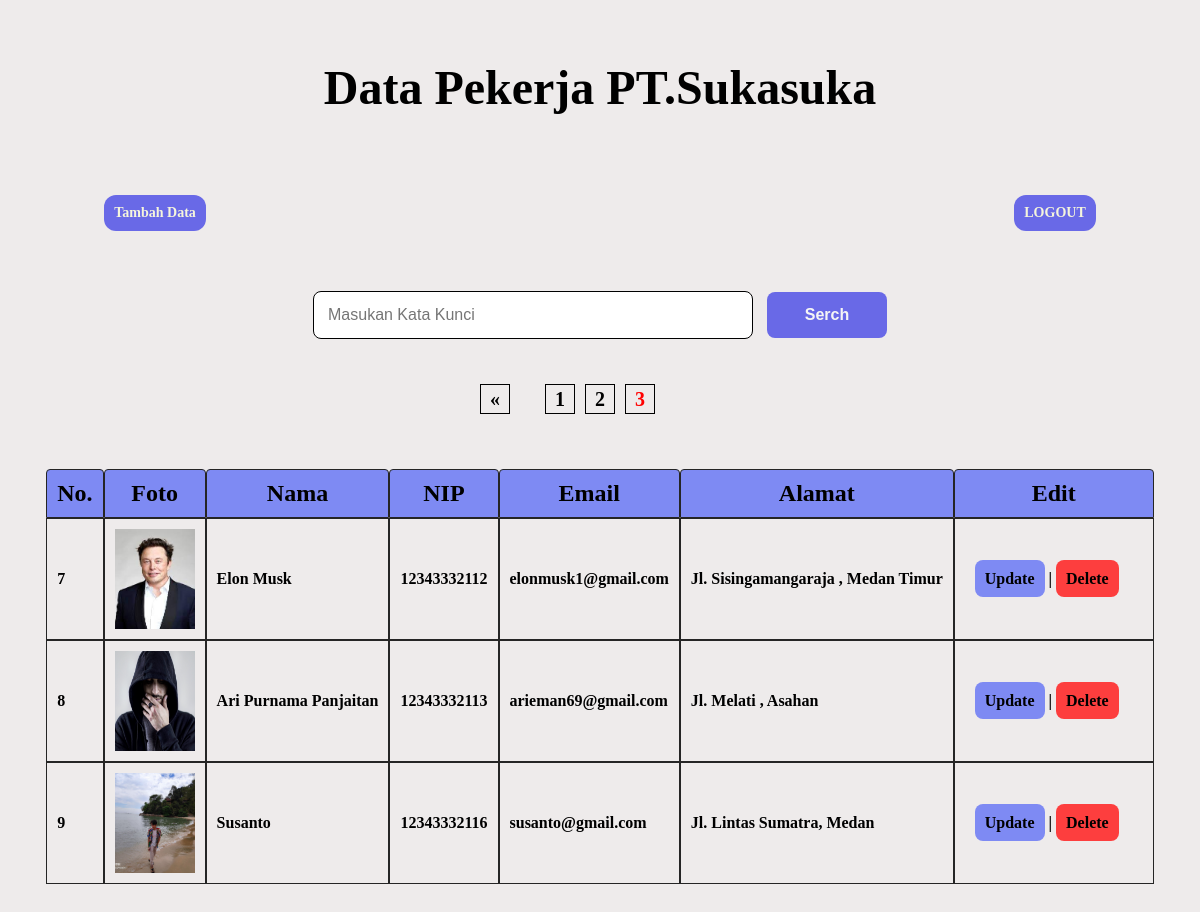
Page /index.php?halaman=3 (signed in) on the committed database.
### tables this page shows
CREATE TABLE `data_karyawan` (
  `id` int(11) NOT NULL,
  `foto` varchar(200) NOT NULL,
  `nama` varchar(200) NOT NULL,
  `nip` varchar(12) NOT NULL,
  `email` varchar(255) NOT NULL,
  `alamat` text NOT NULL
);

### functions/functions.php (called while the page is built, shortened)
<?php
$conn = mysqli_connect('localhost','root','','data_pekerja');
function query($query) {
    global $conn;
    $result = mysqli_query($conn,$query);
    $datas  = [];
    while ($data = mysqli_fetch_assoc($result)) {
        $datas[] = $data ;
    }
    return $datas ;
}
?>

### index.php (the view, shortened to what this page needs)
<?php
require ('functions/functions.php');
$dataperHalaman = 3;
$jumlahData = count(query("SELECT * FROM data_karyawan"));
$jumlahHalaman = ceil($jumlahData / $dataperHalaman);
$halamanAktif = isset($_GET['halaman']) ? $_GET['halaman'] : 1 ;
$awalanData = ($dataperHalaman * $halamanAktif) - $dataperHalaman;
$data_pekerja = query("SELECT * FROM data_karyawan LIMIT $awalanData , $dataperHalaman ");
?>
<html lang="en">
<head>
    <link rel="stylesheet" href="index.css">
</head>
<body>
    <div class="container" >
        <h1 class="tittle">Data Pekerja PT.Sukasuka</h1>
        <div class="menu" >
            <a href="tambah/tambah.php" class="tambah"  >Tambah Data</a>
            <a href="logout.php" class="logout">LOGOUT</a>
        </div>
        <div class="serching">
            <form action="" method="post" >
                <input type="text" name="keyword" placeholder="Masukan Kata Kunci" class="keyword" id="keyword" >
                <button type="submit" name="serch" class="serch" id="btnCari" >Serch</button>
            </form>
        </div>
        <div class="paginations">
            <div class="prev" >
                <?php if($halamanAktif > 1): ?>
                    <a href="?halaman=<?= $halamanAktif - 1; ?>">&laquo;</a>
                    <?php else : ?>
                    <?php endif; ?>
            </div>
            <div class="aktiv" >
                <?php for($i = 1 ;$i <= $jumlahHalaman; $i++ ) : ?>
                    <?php if($i == $halamanAktif) : ?>
                        <a href="?halaman=<?= $i ?>" class="on"  style="font-weight:bolder;color:red;" ><?= $i ?></a>
                        <?php else : ?>
                            <a href="?halaman=<?= $i ?>" class="off"  ><?= $i ?></a>
                        <?php endif; ?>
                <?php endfor; ?>
            </div>
            <div class="aft" >
            </div>
        </div>
        <div class="table" id="container" >
            <table  cellpadding="10" cellspacing="0"; >
                <tr>
                    <th>No.</th>
                    <th>Foto</th>
                    <th>Nama</th>
                    <th>NIP</th>
                    <th>Email</th>
                    <th>Alamat</th>
                    <th>Edit</th>
                </tr>
                <?php $i = 1  ?>
                <?php foreach($data_pekerja as $datas) :?>
                <tr>
                    <td><?= $i + $awalanData ?></td>
                    <td><img src="images/<?= $datas['foto']; ?>" alt=""></td>
                    <td><?= ucwords($datas['nama']) ; ?></td>
                    <td><?= $datas['nip']; ?></td>
                    <td><?= $datas['email']; ?></td>
                    <td><?= ucwords($datas['alamat']); ?></td>
                    <div class="ubah">
                        <td class="change" >
                            <a href="update/update.php?id=<?= $datas['id']; ?>" class="update" >Update</a> |
                            <a href="delete.php?id=<?= $datas['id']; ?>" class="delete"  onclick="return confirm('Apakah Anda Yakin..??')">Delete</a>
                        </td>
                    </div>
                </tr>
                <?php $i++ ?>
                <?php endforeach; ?>
            </table>
        </div>
    </div>
</body>
</html>

### index.css (style rules this page uses)
*,html { margin: 0; padding: 0; box-sizing: border-box; }
body { background-color: rgb(238, 235, 235); }
.container { max-width: 1200px; margin: 0 auto; }
h1 { display: flex; justify-content: center; text-align: center; margin : 30px 0; margin-bottom: 80px; margin-top: 60px; font-size: 48px; font-weight: bolder; }
.menu { display: flex; justify-content: space-around; }
.tambah { text-decoration: none; margin-right: 50%; font-size: 14px; font-weight: bold; border: 1px solid black; border-radius: 12px; padding: 10px; background-color: rgb(105, 105, 231); color: beige; -webkit-border-radius: 12px; -moz-border-radius: 12px; -ms-border-radius: 12px; -o-border-radius: 12px; border: none; }
.logout { text-decoration: none; font-size: 14px; font-weight: bold; border: 1px solid black; border-radius: 12px; padding: 10px; background-color: rgb(105, 105, 231); color: beige; -webkit-border-radius: 12px; -moz-border-radius: 12px; -ms-border-radius: 12px; -o-border-radius: 12px; border: none; }
.serching { display: flex; justify-content: center; align-items: center; }
.keyword { font-size: 16px; padding: 14px; width: 440px; margin-top: 60px; border: 1.5px solid black; border-radius: 8px; -webkit-border-radius: 8px; -moz-border-radius: 8px; -ms-border-radius: 8px; -o-border-radius: 8px; }
.serch { padding: 14px; margin-left: 10px; background-color:rgb(105, 105, 231); font-size: 16px; font-weight: bold; color: whitesmoke; border: none; border-radius: 8px; width: 120px; cursor: pointer; }
.paginations { max-width: 1200px; display: flex; justify-content: center; align-items: center; margin-top: 20px; padding: 10px; }
.prev { width: 30px; height: 30px; margin-right: 20px; }
.prev a { width: 30px; height: 30px; color: black; border: 1px solid black; text-decoration: none; font-size: 20px; font-weight: bold; display: flex; justify-content: center; align-items: center; }
.aktiv { width: auto; height: 30px; display: flex; justify-content: center; align-items: center; margin: 15px; gap: 10px; }
.aktiv a { border: 1px solid black; color: black; width: 30px; height: 30px; }
.on { color: tomato; text-decoration: none; font-size: 20px; font-weight: bolder; display: flex; justify-content: center; align-items: center; }
.off { text-decoration: none; font-size: 20px; font-weight: bolder; display: flex; justify-content: center; align-items: center; }
.aft { width: 30px; height: 30px; margin-left: 20px; }
.table { display: flex; justify-content: center; align-items: center; padding: 10px; margin: 20px; margin-top: 20px ; }
tr th { padding: 10px; font-weight: bold; font-size: 24px; background-color: rgb(126, 138, 243); border: 1.5px solid rgb(37, 37, 37); border-radius: 4px 4px 0 0; -webkit-border-radius: 4px 4px 0 0; -moz-border-radius: 4px 4px 0 0; -ms-border-radius: 4px 4px 0 0; -o-border-radius: 4px 4px 0 0; }
th { margin: 10px; }
tr td { font-size: 16px; padding: 10px; font-weight: bold; border: 1.5px solid rgb(37, 37, 37); }
.ubah { display: flex; }
.change { padding: 20px; width: 200px; }
.update { text-decoration: none; background-color: rgb(126, 138, 243) ; color: black ; padding: 10px; border-radius: 8px; font-weight: bold; font-size: 16px; }
.delete { text-decoration: none; background-color: rgb(253, 62, 62) ; color: black ; padding: 10px; border-radius: 8px; font-weight: bold; font-size: 16px; }
img { width: 80px; height: 100px; }

### rows in the picture
data_karyawan: awalanData "7", foto (picture), nama "Elon Musk", nip "12343332112", email "elonmusk1@gmail.com", alamat "Jl. Sisingamangaraja , Medan Timur"
data_karyawan: awalanData "8", foto (picture), nama "Ari Purnama Panjaitan", nip "12343332113", email "arieman69@gmail.com", alamat "Jl. Melati , Asahan"
data_karyawan: awalanData "9", foto (picture), nama "Susanto", nip "12343332116", email "susanto@gmail.com", alamat "Jl. Lintas Sumatra, Medan"
